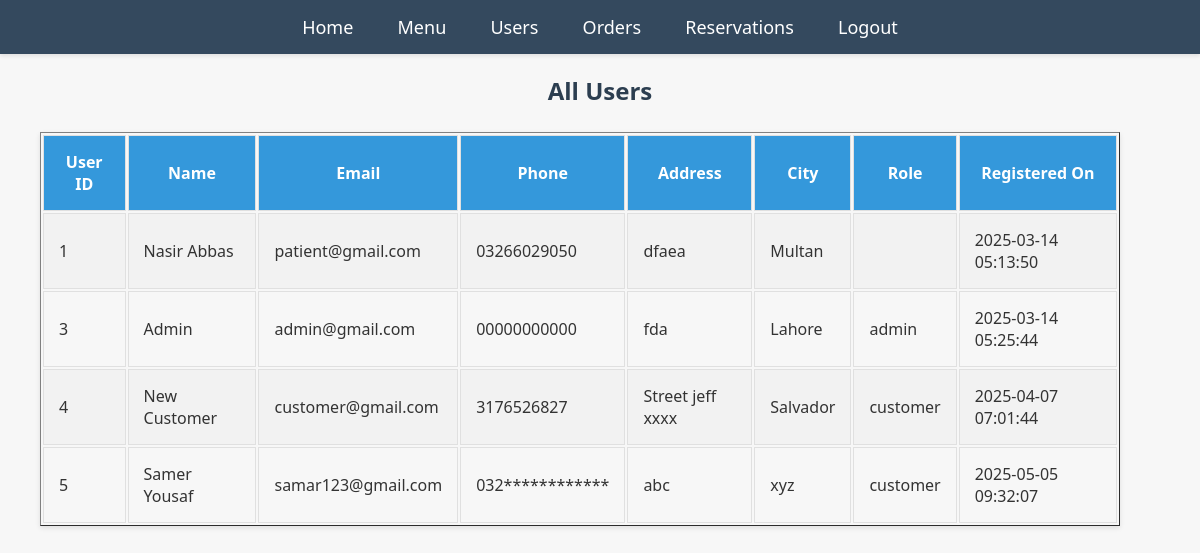
The app's page /admin/view_users.php (signed in) with its own data.
### tables this page shows
CREATE TABLE `users` (
  `user_id` int(11) NOT NULL,
  `name` varchar(255) NOT NULL,
  `email` varchar(255) NOT NULL,
  `password` varchar(255) NOT NULL,
  `phone` varchar(15) NOT NULL,
  `address` text NOT NULL,
  `city` varchar(100) NOT NULL,
  `role` enum('customer','admin') NOT NULL DEFAULT 'customer',
  `created_at` timestamp NOT NULL DEFAULT current_timestamp()
);

### admin/view_users.php (the view, shortened to what this page needs)
<?php
include('config.php');
$sql = "SELECT user_id, name, email, phone, address, city, role, created_at FROM users";
$result = mysqli_query($conn, $sql);
?>
<!DOCTYPE html>
<html lang="en">
<head>
    <link rel="stylesheet" href="../CSS/style.css">
</head>
<body>
    <?php include('navbar.php'); ?>
    <div>
        <h2>All Users</h2>
        <table border="1">
            <tr>
                <th>User ID</th>
                <th>Name</th>
                <th>Email</th>
                <th>Phone</th>
                <th>Address</th>
                <th>City</th>
                <th>Role</th>
                <th>Registered On</th>
            </tr>
            <?php while ($row = mysqli_fetch_assoc($result)) { ?>
                <tr>
                    <td><?php echo htmlspecialchars($row["user_id"]); ?></td>
                    <td><?php echo htmlspecialchars($row["name"]); ?></td>
                    <td><?php echo htmlspecialchars($row["email"]); ?></td>
                    <td><?php echo htmlspecialchars($row["phone"]); ?></td>
                    <td><?php echo htmlspecialchars($row["address"]); ?></td>
                    <td><?php echo htmlspecialchars($row["city"]); ?></td>
                    <td><?php echo htmlspecialchars($row["role"]); ?></td>
                    <td><?php echo htmlspecialchars($row["created_at"]); ?></td>
                </tr>
            <?php } ?>
        </table>
    </div>
</body>
</html>

### CSS/style.css (style rules this page uses)
body { font-family: 'Segoe UI', Tahoma, Geneva, Verdana, sans-serif; margin: 0; padding: 0; background-color: #f7f7f7; color: #333; }
h1,h2,h3,h4 { text-align: center; color: #2c3e50; margin-bottom: 25px; }
table { width: 90%; margin-left: 40px; box-shadow: 0 2px 5px rgba(0, 0, 0, 0.1); margin-bottom: 20px; }
th, td { border: 1px solid #e0e0e0; padding: 15px; text-align: left; }
th { background-color: #3498db; color: white; text-align: center; }
tr:nth-child(even) { background-color: #f2f2f2; }

### records on screen
users: user_id "1", name "Nasir Abbas", email "patient@gmail.com", phone "03266029050", address "dfaea", city "Multan", created_at "2025-03-14 05:13:50"
users: user_id "3", name "Admin", email "admin@gmail.com", phone "00000000000", address "fda", city "Lahore", role "admin", created_at "2025-03-14 05:25:44"
users: user_id "4", name "New Customer", email "customer@gmail.com", phone "3176526827", address "Street jeff xxxx", city "Salvador", role "customer", created_at "2025-04-07 07:01:44"
users: user_id "5", name "Samer Yousaf", email "samar123@gmail.com", phone "032************", address "abc", city "xyz", role "customer", created_at "2025-05-05 09:32:07"
